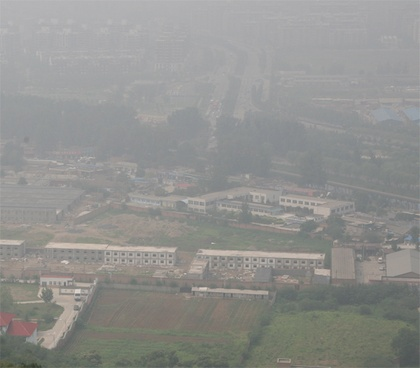
%> input picture DIP PROJECT/DCP/Dataset/canon.jpg, 420 x 368 px, shrunk from 600 x 525 before the run; its folder holds only this picture in this run
$ octave MAIN.m   (GNU Octave 9; MATLAB toolbox functions it lacks are replaced by stand-ins)
%> lines starting %> are read from the running program, lines starting %| are printed output that depends on the picture
### DIP PROJECT/DCP/MDCP.m
function Dark = MDCP(im)

[rows, column, ~] = size(im);
Dark = zeros(rows,column);
I = zeros(rows,column);
Imin = zeros(rows,column);
for l=1:rows
    for m=1:column
        Imin(l,m) = min(im(l,m,:));
    end
end
impad = padarray(Imin, [7 7], 0);
for i=1:rows
    for j=1:column
        window = impad(i:i+14,j:j+14);
        Dark(i,j) = min(window(:));
    end
end

end

### DIP PROJECT/DCP/MAIN.m
filefolder = 'Dataset\';
imagefiles = dir(fullfile(filefolder,'*.*'));
nfiles = length(imagefiles);


for i=3:14
    filename = imagefiles(i).name;
    fullfilename = fullfile(filefolder,filename);
    im = imread(fullfilename);
%> im is the input picture: size 368x420x3 uint8; mean R, G, B 145.4, 145.7, 143
    omega = 0.95;
    [rows, column, depth] = size(im);
%> rows = 368; column = 420; depth = 3
    Dark = MDCP(im);
%> in MDCP, `impad = padarray(Imin, [7 7], 0);`:
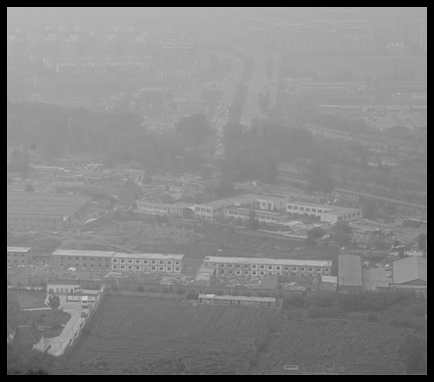
%> impad: size 382x434 double; min 0, max 210, mean 131.8
%> after the loop in MDCP, `for i=1:rows`:
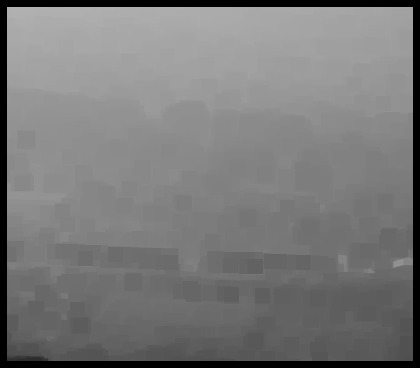
%> Dark: size 368x420 double; min 0, max 177, mean 121.3
    %atmosphere
    n_pixels = rows*column;
%> n_pixels = 154560
    n_search_pixels = floor(n_pixels * 0.1);
%> n_search_pixels = 15456
    Dark_Vec = reshape(Dark,n_pixels,1);
    image_vec = reshape(im,n_pixels,3);
    [Dark_Vec, indices] = sort(Dark_Vec, 'descend');
    atmosphere = zeros(1,3);
    for ind=1:n_search_pixels
        atmosphere = atmosphere + double(image_vec(indices(ind),:)); %using  if Mx=1 then for c=0 to 2 if Ic>Ac then Ac=Ic
    end
%> this loop made 15456 passes
%> atmosphere on passes 1 to 3: [180 180 182], [359 359 363], [537 537 543]
%> after the loop, atmosphere = [2661486 2664459 2692543]
    atm = atmosphere / n_search_pixels;
%> atm = [172.2 172.4 174.2]
    atmo = repmat(reshape(atm, [1, 1, 3]), rows, column);%convert 1x3 to rowxcolumnx3
    %end

    %transmission
    transmission = 1 - omega*(Dark/max(max(Dark)));
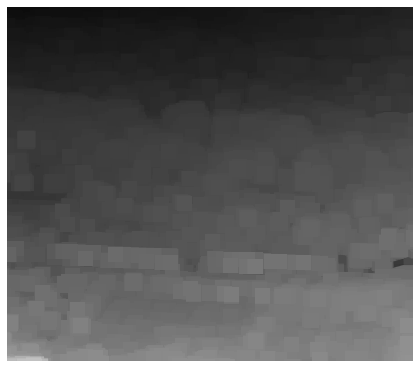
%> transmission: size 368x420 double; min 0.05, max 1, mean 0.349

    xx = repmat(transmission,[1 1 3]);
    R = (double(im) - atmo.*(1-xx))./xx;
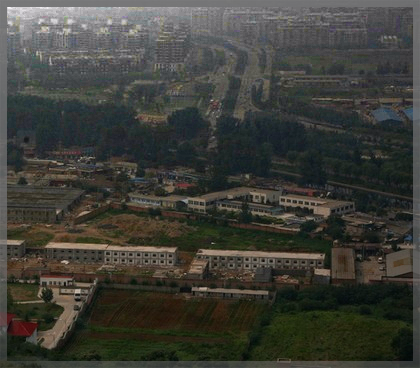
%> R: size 368x420x3 double; mean R, G, B 98.6, 99.2, 90.3; drawn with min black and max white
     out1 = sprintf('Results/%s',filename);
    imwrite(uint8(R),out1);
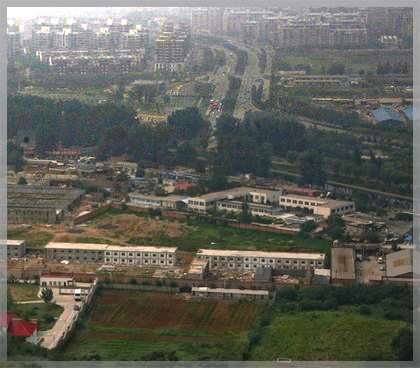
%> saved as canon.jpg: size 368x420x3 uint8; mean R, G, B 98.4, 99, 90.2
%> (the run ends here)
